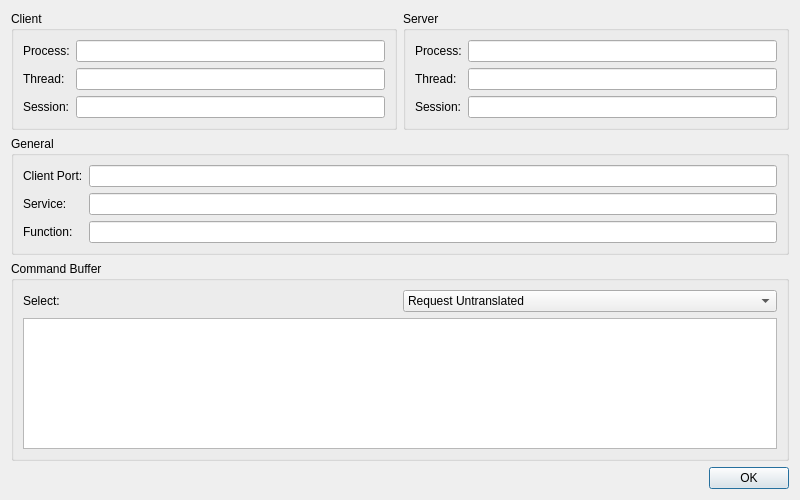
<?xml version="1.0" encoding="UTF-8"?>
<ui version="4.0">
 <class>RecordDialog</class>
 <widget class="QDialog" name="RecordDialog">
  <property name="geometry">
   <rect>
    <x>0</x>
    <y>0</y>
    <width>800</width>
    <height>500</height>
   </rect>
  </property>
  <property name="windowTitle">
   <string>View Record</string>
  </property>
  <layout class="QVBoxLayout">
   <item>
    <layout class="QHBoxLayout">
     <item>
      <widget class="QGroupBox" name="client_group">
       <property name="title">
        <string>Client</string>
       </property>
       <layout class="QFormLayout">
        <item row="0" column="0">
         <widget class="QLabel">
          <property name="text">
           <string>Process:</string>
          </property>
         </widget>
        </item>
        <item row="0" column="1">
         <widget class="QLineEdit" name="clientProcess">
          <property name="readOnly">
           <bool>true</bool>
          </property>
         </widget>
        </item>
        <item row="1" column="0">
         <widget class="QLabel">
          <property name="text">
           <string>Thread:</string>
          </property>
         </widget>
        </item>
        <item row="1" column="1">
         <widget class="QLineEdit" name="clientThread">
          <property name="readOnly">
           <bool>true</bool>
          </property>
         </widget>
        </item>
        <item row="2" column="0">
         <widget class="QLabel">
          <property name="text">
           <string>Session:</string>
          </property>
         </widget>
        </item>
        <item row="2" column="1">
         <widget class="QLineEdit" name="clientSession">
          <property name="readOnly">
           <bool>true</bool>
          </property>
         </widget>
        </item>
       </layout>
      </widget>
     </item>
     <item>
      <widget class="QGroupBox" name="server_group">
       <property name="title">
        <string>Server</string>
       </property>
       <layout class="QFormLayout">
        <item row="0" column="0">
         <widget class="QLabel">
          <property name="text">
           <string>Process:</string>
          </property>
         </widget>
        </item>
        <item row="0" column="1">
         <widget class="QLineEdit" name="serverProcess">
          <property name="readOnly">
           <bool>true</bool>
          </property>
         </widget>
        </item>
        <item row="1" column="0">
         <widget class="QLabel">
          <property name="text">
           <string>Thread:</string>
          </property>
         </widget>
        </item>
        <item row="1" column="1">
         <widget class="QLineEdit" name="serverThread">
          <property name="readOnly">
           <bool>true</bool>
          </property>
         </widget>
        </item>
        <item row="2" column="0">
         <widget class="QLabel">
          <property name="text">
           <string>Session:</string>
          </property>
         </widget>
        </item>
        <item row="2" column="1">
         <widget class="QLineEdit" name="serverSession">
          <property name="readOnly">
           <bool>true</bool>
          </property>
         </widget>
        </item>
       </layout>
      </widget>
     </item>
    </layout>
   </item>
   <item>
    <widget class="QGroupBox" name="general_group">
     <property name="title">
      <string>General</string>
     </property>
     <layout class="QFormLayout">
      <item row="0" column="0">
       <widget class="QLabel">
        <property name="text">
         <string>Client Port:</string>
        </property>
       </widget>
      </item>
      <item row="0" column="1">
       <widget class="QLineEdit" name="clientPort">
        <property name="readOnly">
         <bool>true</bool>
        </property>
       </widget>
      </item>
      <item row="1" column="0">
       <widget class="QLabel">
        <property name="text">
         <string>Service:</string>
        </property>
       </widget>
      </item>
      <item row="1" column="1">
       <widget class="QLineEdit" name="service">
        <property name="readOnly">
         <bool>true</bool>
        </property>
       </widget>
      </item>
      <item row="2" column="0">
       <widget class="QLabel">
        <property name="text">
         <string>Function:</string>
        </property>
       </widget>
      </item>
      <item row="2" column="1">
       <widget class="QLineEdit" name="function">
        <property name="readOnly">
         <bool>true</bool>
        </property>
       </widget>
      </item>
     </layout>
    </widget>
   </item>
   <item>
    <widget class="QGroupBox" name="cmdbuffer_group">
     <property name="title">
      <string>Command Buffer</string>
     </property>
     <layout class="QVBoxLayout">
      <item>
       <layout class="QHBoxLayout">
        <item>
         <widget class="QLabel">
          <property name="text">
           <string>Select:</string>
          </property>
         </widget>
        </item>
        <item>
         <widget class="QComboBox" name="cmdbufSelection">
          <item>
           <property name="text">
            <string>Request Untranslated</string>
           </property>
          </item>
          <item>
           <property name="text">
            <string>Request Translated</string>
           </property>
          </item>
          <item>
           <property name="text">
            <string>Reply Untranslated</string>
           </property>
          </item>
          <item>
           <property name="text">
            <string>Reply Translated</string>
           </property>
          </item>
         </widget>
        </item>
       </layout>
      </item>
      <item>
       <widget class="QPlainTextEdit" name="cmdbuf">
        <property name="readOnly">
         <bool>true</bool>
        </property>
       </widget>
      </item>
     </layout>
    </widget>
   </item>
   <item>
    <layout class="QHBoxLayout">
     <item>
      <spacer>
       <property name="orientation">
        <enum>Qt::Horizontal</enum>
       </property>
       <property name="sizeHint" stdset="0">
        <size>
         <width>0</width>
         <height>0</height>
        </size>
       </property>
      </spacer>
     </item>
     <item>
      <widget class="QPushButton" name="okButton">
       <property name="text">
        <string>OK</string>
       </property>
      </widget>
     </item>
    </layout>
   </item>
  </layout>
 </widget>
 <tabstops>
  <tabstop>clientProcess</tabstop>
  <tabstop>clientThread</tabstop>
  <tabstop>clientSession</tabstop>
  <tabstop>serverProcess</tabstop>
  <tabstop>serverThread</tabstop>
  <tabstop>serverSession</tabstop>
  <tabstop>clientPort</tabstop>
  <tabstop>service</tabstop>
  <tabstop>function</tabstop>
  <tabstop>cmdbufSelection</tabstop>
  <tabstop>cmdbuf</tabstop>
  <tabstop>okButton</tabstop>
 </tabstops>
 <resources/>
 <connections/>
</ui>
